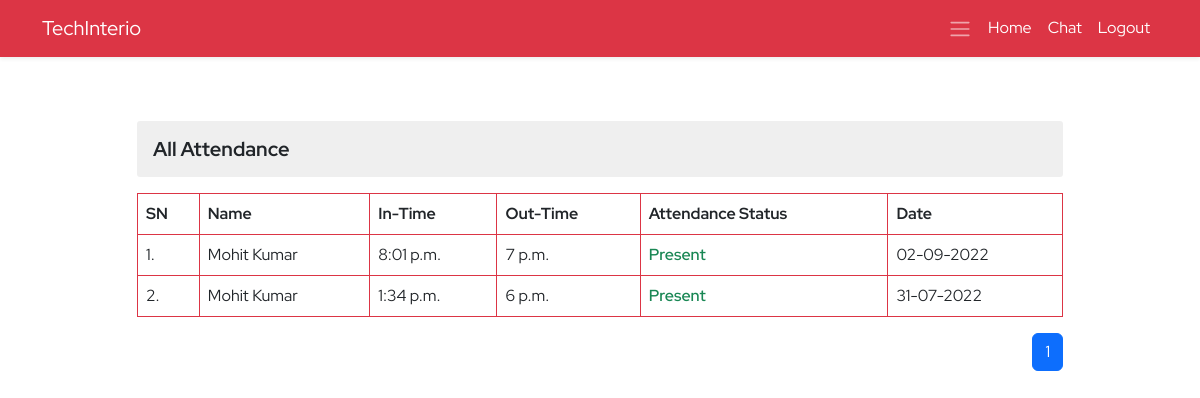
The page /ems/all-attendance/?page=2 (signed in) on the database as committed earlier.
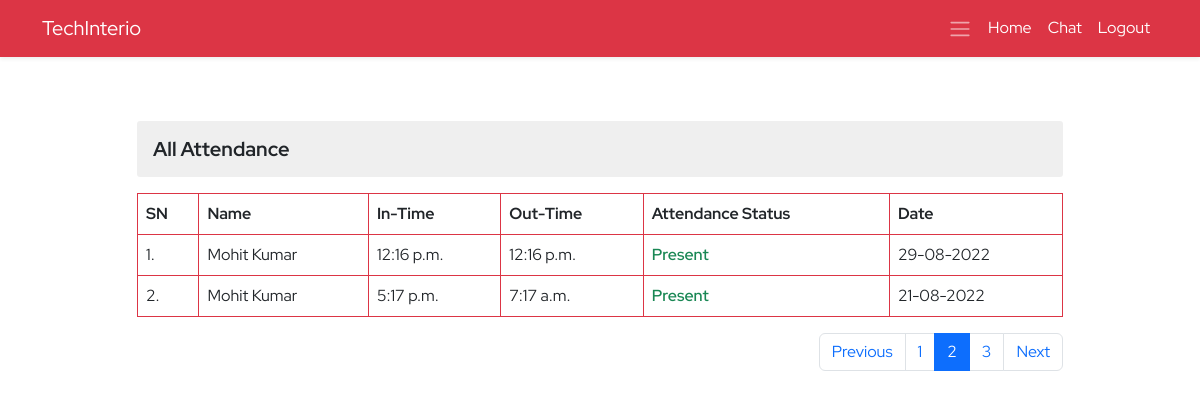
The same page on the database as committed later.
### ems/models.py (models this page shows, shortened)
class Attendance(models.Model):
    employee=models.ForeignKey(Employee,on_delete=models.CASCADE)
    intime=models.TimeField(blank=True, null=True)
    outtime=models.TimeField(blank=True,null=True)
    present=models.BooleanField(default=False)
    date=models.DateField()
    created_at = models.DateTimeField(auto_now_add=True,blank=True,null=True)
    updated_at = models.DateTimeField(auto_now=True,blank=True,null=True)

class Employee(models.Model):
    empid=models.AutoField(primary_key=True)
    user=models.OneToOneField(User,on_delete=models.CASCADE)
    name=models.CharField(max_length=50)
    father_name=models.CharField(max_length=50)
    avtar=models.ImageField(upload_to='employee_profile_images', blank=True , default='profile.jpg')
    dob=models.DateField()
    email=models.EmailField(max_length=100)
    mobile_no=models.IntegerField()
    emergency_mobile_no=models.IntegerField(null=True,blank=True)
    address=models.OneToOneField(Address, on_delete=models.CASCADE,blank=True, null=True,)
    designation=models.CharField(max_length=70)
    role=models.ForeignKey(Role, on_delete=models.SET_NULL,blank=True, null=True,)
    department=models.ForeignKey(Department, on_delete=models.SET_NULL,blank=True, null=True,)
    joining_date=models.DateField()
    status=models.CharField(max_length=15)
    @property
    def imageURL(self):
        try:
            url=self.avtar.url
        except:
            url=''
        return url

### ems/views.py (the view)
# urls.py: path('all-attendance/',allAttendances,name='all-attendance'),
@login_required()
def allAttendances(request):
    context={}
    try:
        if not request.user.is_superuser:
            profile_obj=Employee.objects.get(user=request.user)
            context['profile']=profile_obj
            emp_obj=Employee.objects.get(user=request.user)
            attendances=Attendance.objects.filter(employee=emp_obj).order_by('-date')
            paginator=Paginator(attendances,2)
            page_no=request.GET.get('page')
            total_pages=paginator.page_range
            finalattendances=paginator.get_page(page_no)
            context['attendances']=finalattendances
            context['pages']=total_pages
        else:
            return redirect('ems:ems')
    except Exception as e:
        print('All Attendance of Employee Execption : ',e)
    return render(request,'ems/all_attendances.html',context)

### ems/templates/ems/all_attendances.html (shortened to what this page needs)
{% extends './base.html' %}
{% block body %}
<section class="py-5">
    <div class="container">
        <div class="row d-flex justify-content-center">
            <div class="col-12 col-sm-10">
                <h3 class="derpartment-title my-3">All Attendance</h3>
                <table class="table table-bordered border-danger border-1 ">
                    <tr>
                        <th>SN</th>
                        <th>Name</th>
                        <th>In-Time</th>
                        <th>Out-Time</th>
                        <th>Attendance Status</th>
                        <th class="">Date</th>
                    </tr>
                    {% for item in attendances %}
                    <tr>
                        <td>{{forloop.counter}}.</td>
                        <td>{{item.employee.name}}</td>
                        <td>{{item.intime | time}}</td>
                        <td>{{item.outtime | time}}</td>
                        {% if item.present %}
                        <td class="text-success fw-semibold ">Present</td>
                        {% else %}
                        <td class="text-danger fw-semibold ">Absent</td>
                        {% endif %}
                        <td>{{item.date | date:"d-m-Y"}}</td>
                    </tr>
                    {% endfor %}
                </table>
                <nav aria-label="Page navigation example">
                    <ul class="pagination justify-content-end">
                        {% if attendances.has_previous %}
                        <li class="page-item ">
                            <a class="page-link" href="?page={{attendances.previous_page_number}}">Previous</a>
                        </li>
                        {% endif %}
                        {% if pages %}
                        {% for p in pages %}
                        {% if p == attendances.number %}
                        <li class="page-item active" aria-current="page"><a class="page-link "
                                href="?page={{p}}">{{p}}</a></li>
                        {% else %}
                        <li class="page-item "><a class="page-link" href="?page={{p}}">{{p}}</a></li>
                        {% endif %}
                        {% endfor %}
                        {% endif %}
                        {% if attendances.has_next %}
                        <li class="page-item">
                            <a class="page-link" href="?page={{attendances.next_page_number}}">Next</a>
                        </li>
                        {% endif %}
                    </ul>
                </nav>
            </div>
        </div>
    </div>
</section>
{% endblock %}

Rows that differ between the two databases and show on the page:
no longer on this page (row unchanged): Attendance: employee.name "Mohit Kumar", intime "8:01 p.m.", outtime "7 p.m.", present "Present", date "02-09-2022"
no longer on this page (row unchanged): Attendance: employee.name "Mohit Kumar", intime "1:34 p.m.", outtime "6 p.m.", present "Present", date "31-07-2022"
added Attendance: employee.name "Mohit Kumar", intime "12:16 p.m.", outtime "12:16 p.m.", present "Present", date "29-08-2022"
added Attendance: employee.name "Mohit Kumar", intime "5:17 p.m.", outtime "7:17 a.m.", present "Present", date "21-08-2022"
Other text that changed with them:
text now shown: "Previous Next"
list line gone: "1"
new list line: "1"
new list line: "2"
new list line: "3"
